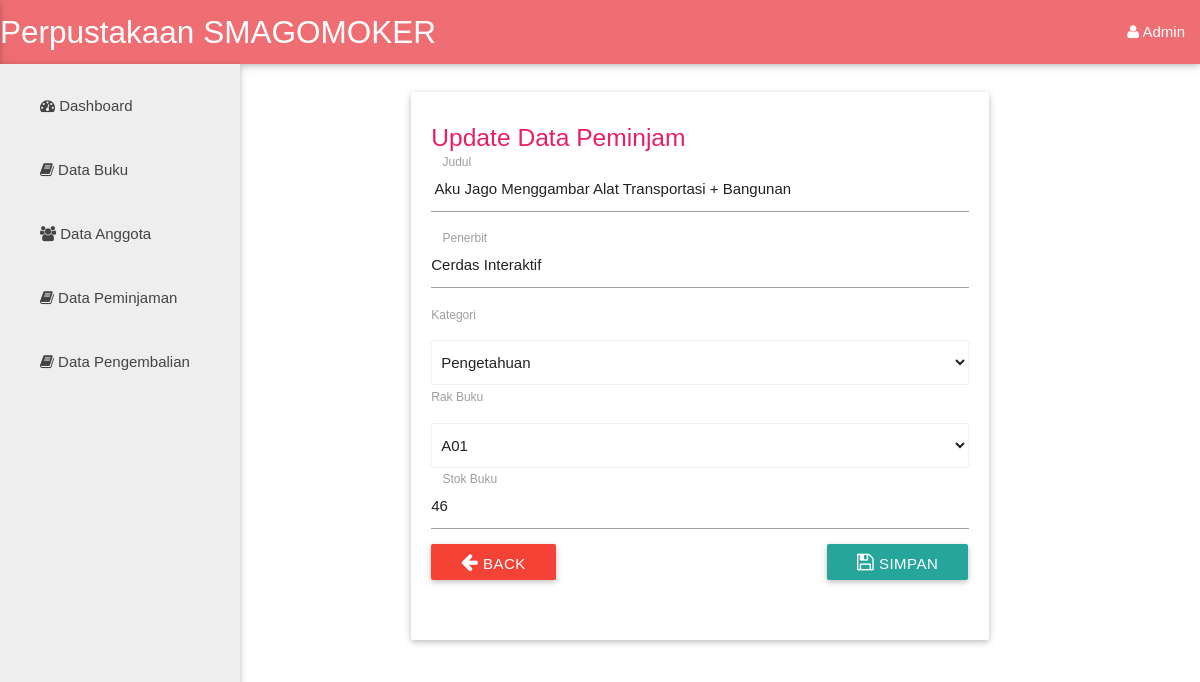
Screenshot of /edit_pinjam.php?id_buku=10 (signed in) with the database file from the repository.
### tables this page shows
CREATE TABLE `buku` (
  `id_buku` int(11) NOT NULL,
  `nama_buku` varchar(50) NOT NULL,
  `penerbit` varchar(50) NOT NULL,
  `id_kategori` int(11) NOT NULL,
  `id_rak` int(11) NOT NULL,
  `stok_buku` int(11) NOT NULL
);

### edit_pinjam.php (the view, shortened to what this page needs)
<?php
	if (isset($_SESSION['admin'])) {
?>
<?php include "templates/header.php" ?>
<div class="row">
	<div class="col s2">
		<ul id="nav-mobile" class="sidebar side-nav fixed grey lighten-3">
			<li><a href="index.php"><i class="fa fa-dashboard"></i> Dashboard</a></li>
			<li><a href="buku.php"><i class="fa fa-book"></i> Data Buku</a></li>
			<li><a href="anggota.php"><i class="fa fa-users"></i> Data Anggota</a></li>
      		<li><a href="pinjam.php"><i class="fa fa-book"></i> Data Peminjaman</a></li>
      		<li><a href="kembali.php"><i class="fa fa-book"></i> Data Pengembalian</a></li>
		</ul>
	</div>
</div>
 <div class="row">
 <div class="col m6 offset-m4">
	<div class="card">
		<div class="card-content">
			<h5 class="pink-text">Update Data Peminjam</h5>
			<div class="row">
				<?php
                    $id_buku = $_GET['id_buku'];
                    $query = mysql_query("SELECT * FROM buku where id_buku='$id_buku'");
                    while ($q=mysql_fetch_array($query)) {
                ?>
				<form action="prosesedit.php" method="post">
				  	<div class="input-field">
				  		<input type="text" value="<?php echo $q['nama_buku'] ?>" name="nama_buku" class="validate" required>
				  		<label for="">Judul</label>
				  	</div>
				  	<div class="input-field">
				  		<input type="text" value="<?php echo $q['penerbit'] ?>" name="penerbit" class="validate" required>
				  		<label for="">Penerbit</label>
				  	</div>
				  		<label for="">Kategori</label>
				  	<div class="input-field">
				  		<select class="browser-default" name="kategori">
				  			<?php
				  				$sql = "SELECT * FROM kategori";
				  				$query = mysql_query($sql);
				  				while ($data = mysql_fetch_array($query)) {
				  			 ?>
								<option value="<?php echo $data['id_kategori']; ?>"><?php echo $data['nama_kategori'];  ?></option>
				  		<?php } ?>
				  		</select>
				  	</div>
				  		<label for="">Rak Buku</label>
				  	<div class="input-field">
				  		<select class="browser-default" name="rak_buku">
				  		<?php
				  				$sql = "SELECT * FROM rak_buku";
				  				$query = mysql_query($sql);
				  				while ($data = mysql_fetch_array($query)) {
				  			 ?>
								<option value="<?php echo $data['id_rak']; ?>"><?php echo $data['tempat'];  ?></option>
				  			 <?php } ?>
				  		</select>
				  	</div>
				  	<div class="input-field">
				  		<input type="text" value="<?php echo $q['stok_buku'] ?>" name="stok_buku" class="validate" required>
				  		<label for="">Stok Buku</label>
				  	</div>
				  	<div class="row">
				  		<a href="buku.php" class="btn waves-effect waves-light red"><i class="fa fa-arrow-left"></i> Back</a>
				  		<button class="btn waves-effect waves-light right" name="simpan" type="submit"><i class="fa fa-save"></i> Simpan</button>
				  	</div>
				</form>
				<?php } ?>
			</div>
		</div>
	</div>
 </div>
 </div>
 <?php include "templates/footer.php" ?>
<?php }
	else{
		header("location:login.php");
	}
 ?>

### css/style.css (style rules this page uses)
* { margin: 0; padding: 0; }
.sidebar { position: fixed; top: 64px; bottom: 0; left: 0; z-index: 1000; display: block; padding: 10px; overflow-x: hidden; overflow-y: auto; background-color: teal; border-right: 1px solid #eee; }

### css/modal.css (style rules this page uses)
body { font-family: Arial, Helvetica, sans-serif; }

### rows the page displays
buku: nama_buku "Aku Jago Menggambar Alat Transportasi + Bangunan", penerbit "Cerdas Interaktif", stok_buku "46"

### other values shown
form field kategori "Pengetahuan"
form field rak_buku "A01"
